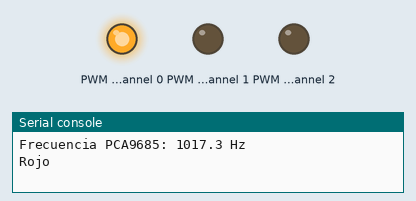
The program below on a simulated ESP32 board running MicroPython. Parts: output pins drawn as LEDs (lit = HIGH), the last lines printed to the serial console.

Above: at 0.5 s.
At 1.5 s:
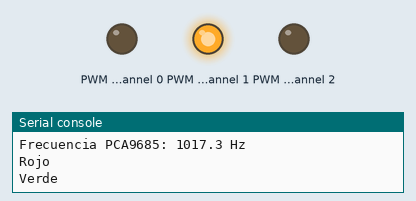
At 2.5 s:
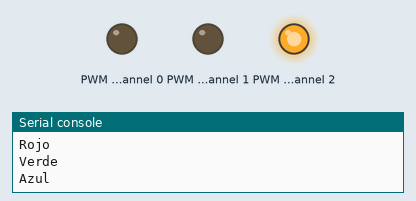
At 3.5 s:
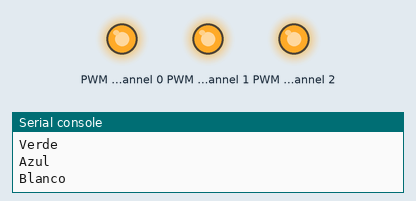
At 4.5 s:
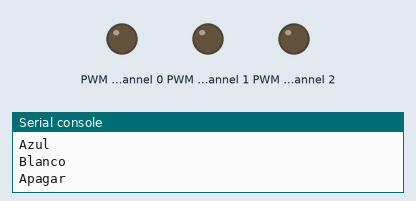
Timing chart, 0 to 6.6 s (numbered marks = the images above):
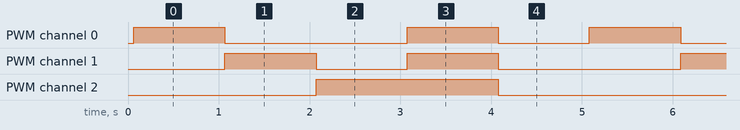

Measured:
- by itself, PWM channel 0: repeats every 5.0 s: LOW 2.0 s, HIGH 1.0 s, LOW 1.0 s, HIGH 1.0 s
- by itself, PWM channel 1: repeats every 5.0 s: LOW 1.0 s, HIGH 1.0 s, LOW 2.0 s, HIGH 1.0 s
- by itself, PWM channel 2: alternates HIGH for 2.0 s and LOW for 3.0 s

The program:

pca9685.py
```python
# pca9685_esp32.py
from machine import Pin, I2C
import time

class SimpleRGBPCA9685:
    def __init__(self, sda_pin=21, scl_pin=22, freq=100000, address=0x40):
        """
        Inicializa el controlador PCA9685 para ESP32

        Args:
            sda_pin: Pin SDA (por defecto GPIO21)
            scl_pin: Pin SCL (por defecto GPIO22)
            freq: Frecuencia I2C (100kHz por defecto, suficiente para PCA9685)
            address: Dirección I2C del PCA9685 (0x40 por defecto)
        """
        self.i2c = I2C(0, sda=Pin(sda_pin), scl=Pin(scl_pin), freq=freq)
        self.address = address

        # Verificar comunicación
        devices = self.i2c.scan()
        if self.address not in devices:
            raise IOError(f"PCA9685 no encontrado en dirección 0x{self.address:02X}")

        # Configurar PCA9685 a 1000Hz para LEDs
        self._write_reg(0x00, 0x10)  # Modo sleep (permite cambiar prescaler)
        time.sleep(0.005)

        # Cálculo correcto del prescaler para 1000Hz
        # Fórmula: prescale = round(osc_clock / (4096 * update_rate)) - 1
        # osc_clock = 25MHz, update_rate = 1000Hz
        prescale = int(25000000 / (4096 * 1000) - 1 + 0.5)  # +0.5 para redondeo
        if prescale < 3:
            prescale = 3  # Mínimo según datasheet
        elif prescale > 255:
            prescale = 255  # Máximo según datasheet

        self._write_reg(0xFE, prescale)  # Prescaler
        time.sleep(0.005)

        # Salir del modo sleep y configurar modo normal
        self._write_reg(0x00, 0x80)  # Auto-incremento habilitado
        time.sleep(0.005)

        # Configurar todos los LEDs para que se enciendan en ON=0, OFF=pwm_value
        for channel in range(16):
            self._set_channel_pwm(channel, 0)

    def _write_reg(self, reg, value):
        """Escribe un valor de 8 bits en un registro"""
        self.i2c.writeto_mem(self.address, reg, bytes([value]))

    def _read_reg(self, reg):
        """Lee un valor de 8 bits de un registro"""
        return self.i2c.readfrom_mem(self.address, reg, 1)[0]

    def _write_reg_16(self, reg, value):
        """Escribe un valor de 16 bits en un registro (little endian)"""
        self.i2c.writeto_mem(self.address, reg, bytes([value & 0xFF, value >> 8]))

    def _set_channel_pwm(self, channel, pwm_value):
        """Establece el valor PWM para un canal específico"""
        if pwm_value < 0 or pwm_value > 4095:
            raise ValueError("El valor PWM debe estar entre 0 y 4095")

        base = 0x06 + 4 * channel
        # LEDx_ON = 0, LEDx_OFF = pwm_value
        self._write_reg(base, 0x00)         # LEDx_ON_L
        self._write_reg(base + 1, 0x00)     # LEDx_ON_H
        self._write_reg(base + 2, pwm_value & 0xFF)     # LEDx_OFF_L
        self._write_reg(base + 3, pwm_value >> 8)       # LEDx_OFF_H

    def set_color(self, r_chan, g_chan, b_chan, r, g, b):
        """Establece color RGB (valores 0-100)"""
        def set_chan(chan, val):
            pwm = int(val * 40.95)  # Convertir 0-100 a 0-4095
            self._set_channel_pwm(chan, pwm)

        set_chan(r_chan, r)
        set_chan(g_chan, g)
        set_chan(b_chan, b)

    def clean_color(self, r_chan, g_chan, b_chan):
        """Apaga los canales RGB especificados"""
        self._set_channel_pwm(r_chan, 0)
        self._set_channel_pwm(g_chan, 0)
        self._set_channel_pwm(b_chan, 0)

    def set_pwm(self, channel, value):
        """
        Establece el valor PWM para un canal específico (0-4095)

        Args:
            channel: Número de canal (0-15)
            value: Valor PWM (0-4095)
        """
        self._set_channel_pwm(channel, value)

    def set_pwm_percent(self, channel, percent):
        """
        Establece el valor PWM como porcentaje (0-100)

        Args:
            channel: Número de canal (0-15)
            percent: Porcentaje (0-100)
        """
        pwm_value = int(percent * 40.95)  # Convertir 0-100 a 0-4095
        self.set_pwm(channel, pwm_value)

    def get_frequency(self):
        """Lee la frecuencia actual configurada del PCA9685"""
        # Entrar en modo sleep para leer prescaler
        old_mode = self._read_reg(0x00)
        self._write_reg(0x00, (old_mode & 0x7F) | 0x10)  # Modo sleep
        time.sleep(0.005)

        prescale = self._read_reg(0xFE)

        # Restaurar modo anterior
        self._write_reg(0x00, old_mode)
        time.sleep(0.005)

        # Calcular frecuencia
        frequency = 25000000.0 / (4096.0 * (prescale + 1))
        return frequency

# Ejemplo de uso
if __name__ == "__main__":
    # Crear instancia del controlador PCA9685
    pca = SimpleRGBPCA9685()

    # Verificar frecuencia configurada
    print(f"Frecuencia PCA9685: {pca.get_frequency():.1f} Hz")

    # Definir canales RGB (ajustar según tu configuración)
    RED_CHANNEL = 0
    GREEN_CHANNEL = 1
    BLUE_CHANNEL = 2

    try:
        # Ejemplo: ciclo de colores RGB a 1000Hz
        while True:
            print("Rojo")
            pca.set_color(RED_CHANNEL, GREEN_CHANNEL, BLUE_CHANNEL, 100, 0, 0)
            time.sleep(1)

            print("Verde")
            pca.set_color(RED_CHANNEL, GREEN_CHANNEL, BLUE_CHANNEL, 0, 100, 0)
            time.sleep(1)

            print("Azul")
            pca.set_color(RED_CHANNEL, GREEN_CHANNEL, BLUE_CHANNEL, 0, 0, 100)
            time.sleep(1)

            print("Blanco")
            pca.set_color(RED_CHANNEL, GREEN_CHANNEL, BLUE_CHANNEL, 100, 100, 100)
            time.sleep(1)

            print("Apagar")
            pca.clean_color(RED_CHANNEL, GREEN_CHANNEL, BLUE_CHANNEL)
            time.sleep(1)

    except KeyboardInterrupt:
        # Apagar todos los LEDs al salir
        pca.clean_color(RED_CHANNEL, GREEN_CHANNEL, BLUE_CHANNEL)
        print("Programa terminado")
```
